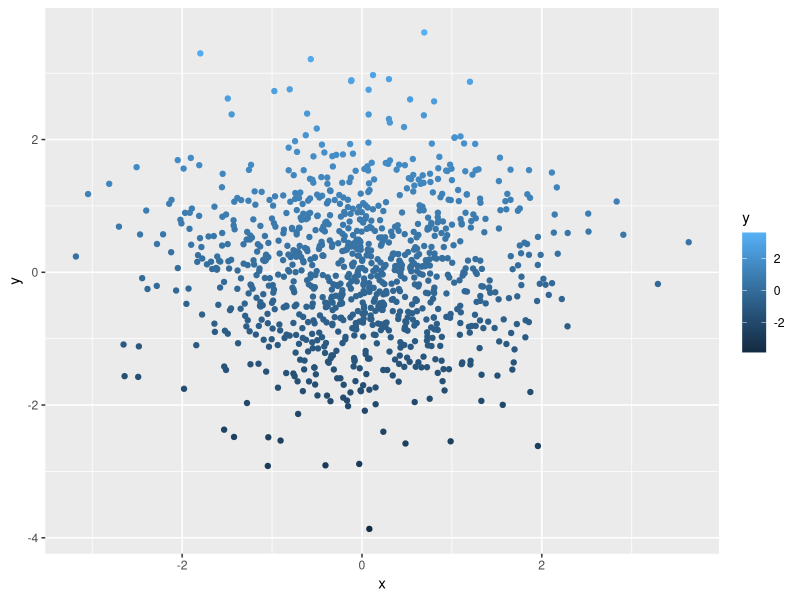
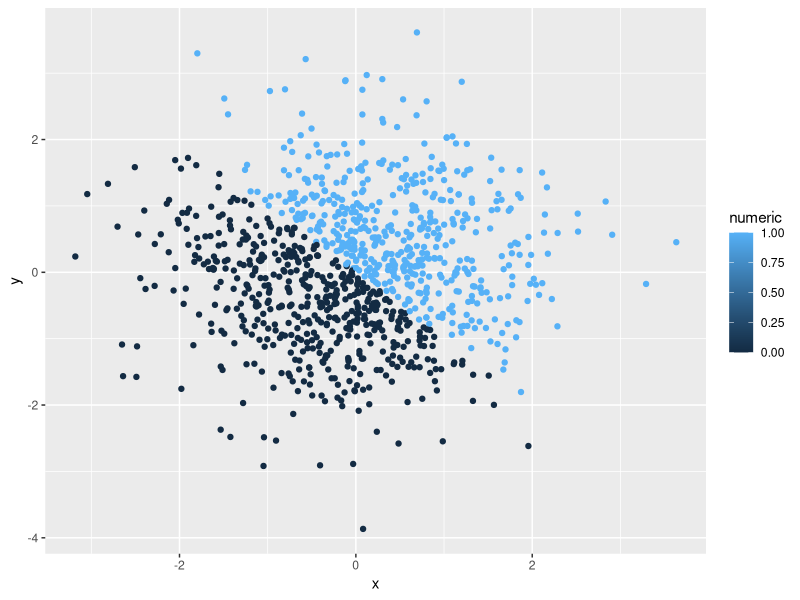
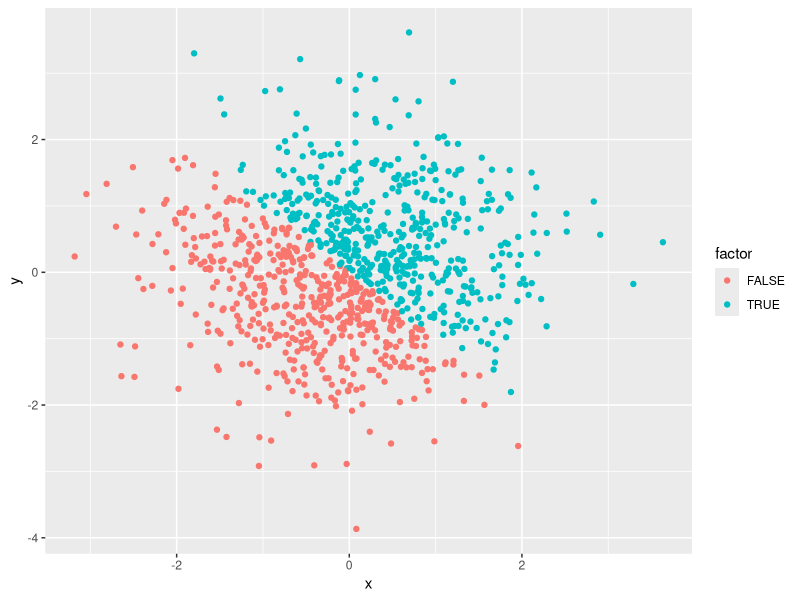
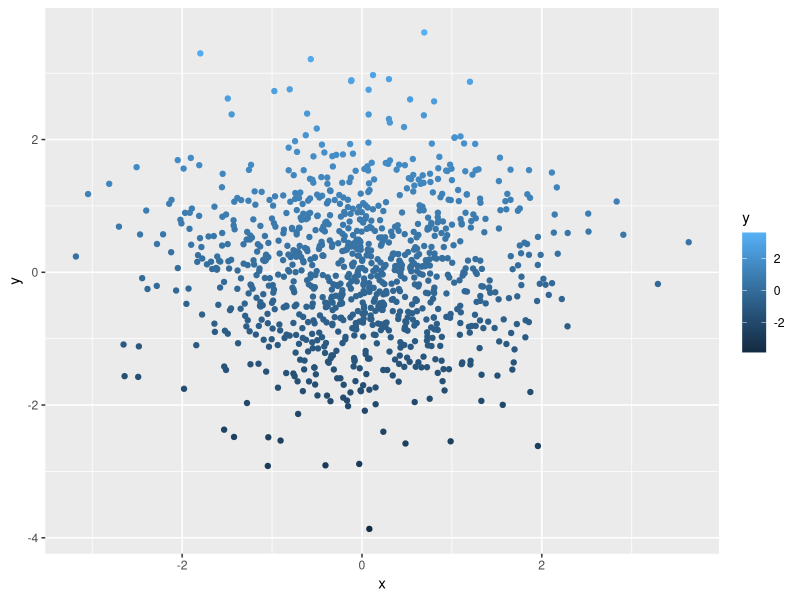

Here is the R script that generated these plots, in order:
## ---- chunk 1
knitr::opts_chunk$set(echo = TRUE)
## ---- chunk 2
library(tidyverse)

## set seed to ensure reproducibility

set.seed(98)

#creating data frame

problem1 = tibble(
  vec_numeric = runif(10, min = 0, max = 5),
  vec_logical = c(vec_numeric > 2),
  vec_char = c("I", "think", "data", "science", "is", "a", "really", "really", "cool", "class"),
  vec_factor = factor(c("big", "small", "big", "small", "small","big", "small", "big", "small", "small"))
)

mean(problem1$vec_numeric)
mean(problem1$vec_logical)
mean(problem1$vec_char)
mean(problem1$vec_factor)
## ---- chunk 3
as.numeric(problem1$vec_logical)
as.numeric(problem1$vec_char)
as.numeric(problem1$vec_factor)
## ---- chunk 4
as.numeric(as.factor(problem1$vec_char))
as.numeric(as.character(problem1$vec_factor))
## ---- chunk 5

library(tidyverse)

set.seed(98)

problem2 = tibble(
  x = rnorm(1000),
  y = rnorm(1000),
  logical = c(x + y > 0),
  numeric = as.numeric(logical),
  factor = as.factor(logical)
  )

## ---- chunk 6
ggplot(problem2, aes(x = x, y = y, color = y)) + geom_point()

ggsave("problem2.pdf")
## ---- chunk 7
ggplot(problem2, aes(x = x, y = y, color = numeric)) + geom_point()
## ---- chunk 8
ggplot(problem2, aes(x = x, y = y, color = factor)) + geom_point()
